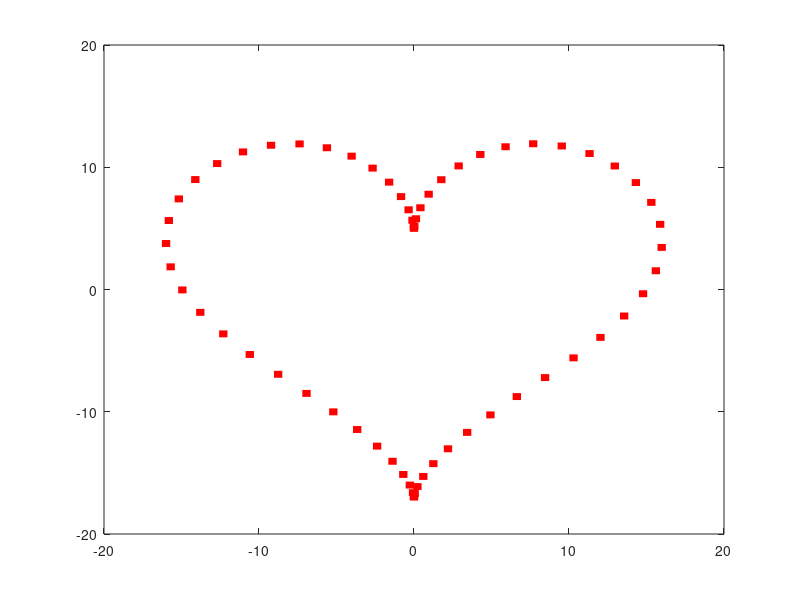

Here is the MATLAB script that generated this plot:
for t=0:0.1:2*pi
    x=16*(sin(t))^3;
    y=13*cos(t)-5*cos(2*t)-2*cos(3*t)-cos(4*t);
    axis ([-20 20 -20 20]);
    plot(x,y,'_','LineWidth',5,'Color','red')
    pause(0.05);
    hold on
end
%trai_tim_khi_gap_crush